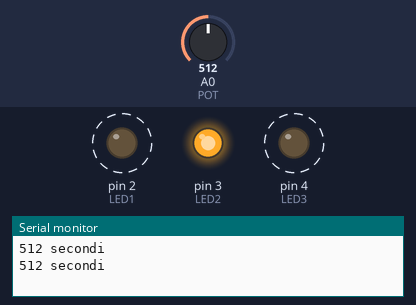
The sketch below on a simulated Arduino Uno, built with avr-gcc and run on an emulated ATmega328P. Shown: output pins drawn as LEDs (lit = HIGH), the last lines printed to the serial monitor. Dashed ring = blinking. The test bench sets the inputs (shaded band); at power-on: A0 (POT) = 512.

Above: at 2.3 s.
2.4 s: A0 (POT) set to 0
At 3.5 s:
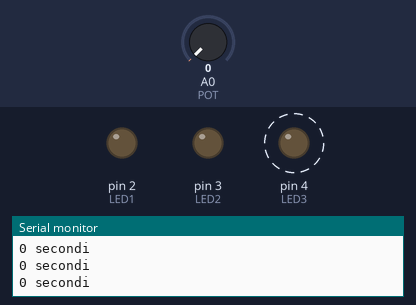
4.6 s: A0 (POT) set to 122
At 4.8 s:
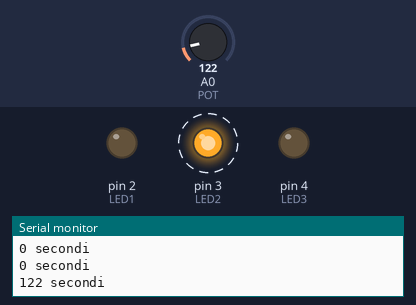
At 5.29 s:
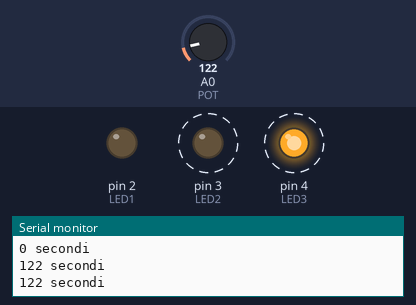
Timing chart, 0 to 14.1 s (numbered marks = the images above; inputs shaded):
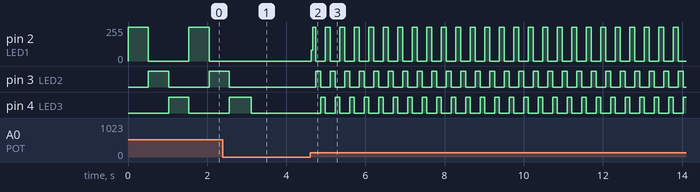

The sketch:

potenziometro-effetto-led.ino
```cpp
#define LED1 2
#define LED2 3
#define LED3 4

#define POT A0

void setup() {
  pinMode(LED1, OUTPUT);
  pinMode(LED2, OUTPUT);
  pinMode(LED3, OUTPUT);

  pinMode(POT, INPUT);

  Serial.begin(9600);
}

void loop() {
  int tempo = analogRead(POT);

  Serial.print(tempo);
  Serial.println(" secondi");

  digitalWrite(LED1, HIGH);
  delay(tempo);
  digitalWrite(LED1, LOW);

  digitalWrite(LED2, HIGH);
  delay(tempo);
  digitalWrite(LED2, LOW);

  digitalWrite(LED3, HIGH);
  delay(tempo);
  digitalWrite(LED3, LOW);
}
```

Measured:
- after the input at 2.4 s, pin 2 (LED1): stays 0/255 (without the input it goes to 255/255 after 0.67 s); pin 3 (LED2): goes on until 2.6 s, then stays LOW
- after the input at 4.6 s, pin 2 (LED1): 0/255 → 82/255 at once, then moves between 0/255 and 255/255, repeating every 0.37 s; pin 3 (LED2): alternates HIGH for 0.12 s and LOW for 0.24 s, starting after 0.14 s; pin 4 (LED3): alternates HIGH for 0.12 s and LOW for 0.24 s, starting after 0.26 s
- by itself, pin 2 (LED1): alternates 255/255 for 0.51 s and 0/255 for 1.0 s
